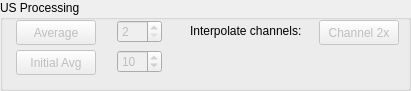
   <widget class="QGroupBox" name="panelUSproc">
    <property name="geometry">
     <rect>
      <x>30</x>
      <y>450</y>
      <width>411</width>
      <height>91</height>
     </rect>
    </property>
    <property name="sizePolicy">
     <sizepolicy hsizetype="Preferred" vsizetype="Preferred">
      <horstretch>1</horstretch>
      <verstretch>1</verstretch>
     </sizepolicy>
    </property>
    <property name="title">
     <string>US Processing</string>
    </property>
    <widget class="QSpinBox" name="sbUSavg">
     <property name="enabled">
      <bool>false</bool>
     </property>
     <property name="geometry">
      <rect>
       <x>117</x>
       <y>20</y>
       <width>45</width>
       <height>23</height>
      </rect>
     </property>
     <property name="sizePolicy">
      <sizepolicy hsizetype="Preferred" vsizetype="Preferred">
       <horstretch>1</horstretch>
       <verstretch>1</verstretch>
      </sizepolicy>
     </property>
     <property name="minimum">
      <number>2</number>
     </property>
     <property name="maximum">
      <number>50</number>
     </property>
     <property name="singleStep">
      <number>1</number>
     </property>
     <property name="value">
      <number>2</number>
     </property>
     <property name="displayIntegerBase">
      <number>10</number>
     </property>
    </widget>
    <widget class="QPushButton" name="pbUSavg">
     <property name="enabled">
      <bool>false</bool>
     </property>
     <property name="geometry">
      <rect>
       <x>16</x>
       <y>20</y>
       <width>80</width>
       <height>25</height>
      </rect>
     </property>
     <property name="sizePolicy">
      <sizepolicy hsizetype="Preferred" vsizetype="Preferred">
       <horstretch>1</horstretch>
       <verstretch>1</verstretch>
      </sizepolicy>
     </property>
     <property name="text">
      <string>Average</string>
     </property>
    </widget>
    <widget class="QSpinBox" name="sbUSiniavg">
     <property name="enabled">
      <bool>false</bool>
     </property>
     <property name="geometry">
      <rect>
       <x>117</x>
       <y>50</y>
       <width>45</width>
       <height>23</height>
      </rect>
     </property>
     <property name="sizePolicy">
      <sizepolicy hsizetype="Preferred" vsizetype="Preferred">
       <horstretch>1</horstretch>
       <verstretch>1</verstretch>
      </sizepolicy>
     </property>
     <property name="minimum">
      <number>2</number>
     </property>
     <property name="maximum">
      <number>50</number>
     </property>
     <property name="stepType">
      <enum>QAbstractSpinBox::AdaptiveDecimalStepType</enum>
     </property>
     <property name="value">
      <number>10</number>
     </property>
     <property name="displayIntegerBase">
      <number>10</number>
     </property>
    </widget>
    <widget class="QPushButton" name="pbUSiniavg">
     <property name="enabled">
      <bool>false</bool>
     </property>
     <property name="geometry">
      <rect>
       <x>16</x>
       <y>50</y>
       <width>80</width>
       <height>25</height>
      </rect>
     </property>
     <property name="sizePolicy">
      <sizepolicy hsizetype="Preferred" vsizetype="Preferred">
       <horstretch>1</horstretch>
       <verstretch>1</verstretch>
      </sizepolicy>
     </property>
     <property name="text">
      <string>Initial Avg</string>
     </property>
    </widget>
    <widget class="QPushButton" name="pbUSinterp">
     <property name="enabled">
      <bool>false</bool>
     </property>
     <property name="geometry">
      <rect>
       <x>319</x>
       <y>20</y>
       <width>80</width>
       <height>25</height>
      </rect>
     </property>
     <property name="sizePolicy">
      <sizepolicy hsizetype="Preferred" vsizetype="Preferred">
       <horstretch>1</horstretch>
       <verstretch>1</verstretch>
      </sizepolicy>
     </property>
     <property name="text">
      <string>Channel 2x</string>
     </property>
    </widget>
    <widget class="QLabel" name="lbUSinterp">
     <property name="geometry">
      <rect>
       <x>190</x>
       <y>20</y>
       <width>111</width>
       <height>23</height>
      </rect>
     </property>
     <property name="sizePolicy">
      <sizepolicy hsizetype="Preferred" vsizetype="Preferred">
       <horstretch>1</horstretch>
       <verstretch>1</verstretch>
      </sizepolicy>
     </property>
     <property name="text">
      <string>&lt;html&gt;&lt;head/&gt;&lt;body&gt;&lt;p align=&quot;right&quot;&gt;Interpolate channels:&lt;/p&gt;&lt;/body&gt;&lt;/html&gt;</string>
     </property>
    </widget>
   </widget>
